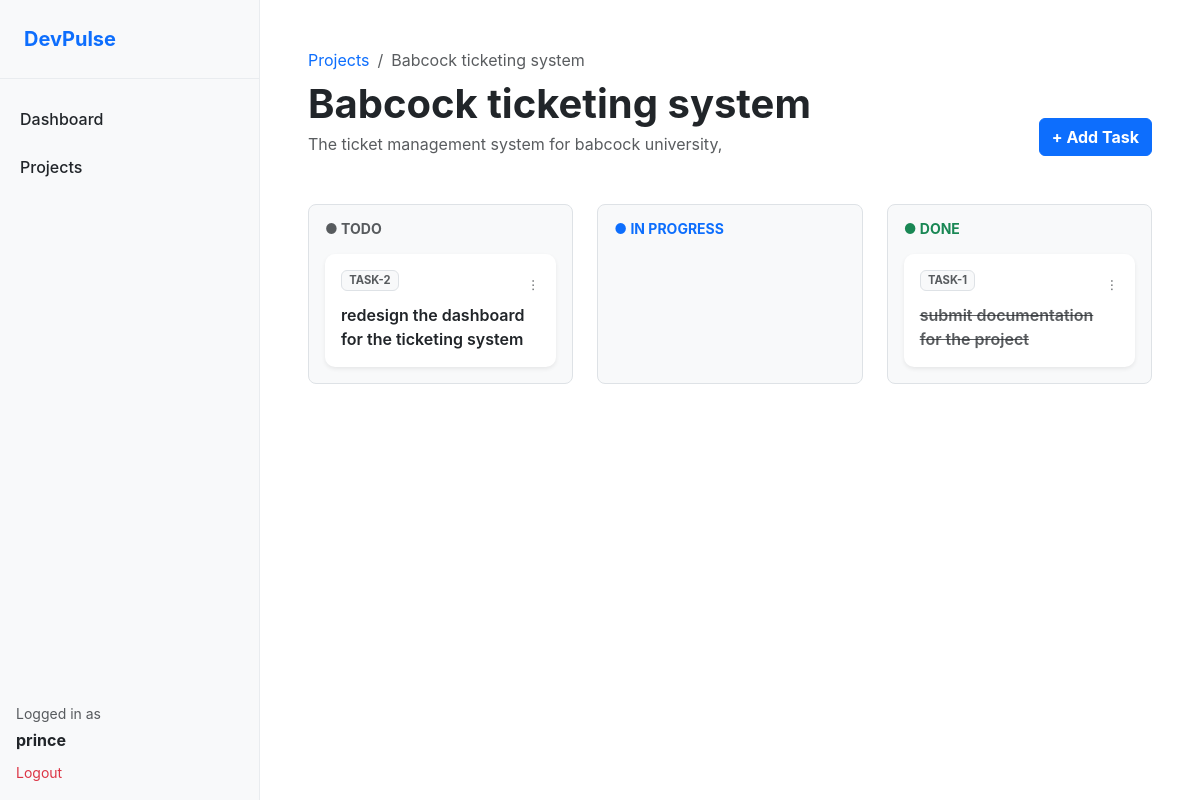
The app's page /project/1 (signed in) with its own data.
### tables this page shows
CREATE TABLE projects (
    id INTEGER PRIMARY KEY AUTOINCREMENT,
    name TEXT NOT NULL,
    description TEXT,
    owner_id INTEGER NOT NULL,
    created_at DATETIME DEFAULT CURRENT_TIMESTAMP, status TEXT DEFAULT 'Active',
    FOREIGN KEY (owner_id) REFERENCES users(id) ON DELETE CASCADE
);

CREATE TABLE tasks (
    id INTEGER PRIMARY KEY AUTOINCREMENT,
    project_id INTEGER NOT NULL,
    title TEXT NOT NULL,
    description TEXT,
    status TEXT DEFAULT 'Todo', -- Todo, In Progress, Done
    priority TEXT DEFAULT 'Medium', -- Low, Medium, High
    assignee_id INTEGER,
    created_at DATETIME DEFAULT CURRENT_TIMESTAMP,
    FOREIGN KEY (project_id) REFERENCES projects(id) ON DELETE CASCADE,
    FOREIGN KEY (assignee_id) REFERENCES users(id)
);

### app.py (the view)
@app.route("/project/<int:project_id>")
@login_required
def project_workspace(project_id):
    project = db.execute("SELECT * FROM projects WHERE id = ? AND owner_id = ?",
                         project_id, session["user_id"])
    if not project:
        return "Project not found or access denied", 404
    tasks = db.execute("SELECT * FROM tasks WHERE project_id = ? ORDER BY created_at DESC", project_id)
    return render_template("workspace.html", project=project[0], tasks=tasks)

### app.py (called while the page is built)
def login_required(f):
    @wraps(f)
    def decorated_function(*args, **kwargs):
        if session.get("user_id") is None:
            return redirect("/login")
        return f(*args, **kwargs)
    return decorated_function

@app.after_request
def after_request(response):
    response.headers["Cache-Control"] = "no-cache, no-store, must-revalidate"
    response.headers["Expires"] = 0
    response.headers["Pragma"] = "no-cache"
    return response

### templates/workspace.html (shortened to what this page needs)
{% extends "layout.html" %}
{% block main %}
<div class="mb-5">
    <nav aria-label="breadcrumb">
        <ol class="breadcrumb mb-2">
            <li class="breadcrumb-item"><a href="/projects" class="text-decoration-none">Projects</a></li>
            <li class="breadcrumb-item active">{{ project.name }}</li>
        </ol>
    </nav>
    <div class="d-flex justify-content-between align-items-end">
        <div>
            <h1 class="fw-bold tracking-tighter mb-1">{{ project.name }}</h1>
            <p class="text-muted mb-0">{{ project.description }}</p>
        </div>
        <button class="btn btn-primary fw-bold" data-bs-toggle="modal" data-bs-target="#addTaskModal">
            + Add Task
        </button>
    </div>
</div>
<div class="row g-4">
    <div class="col-md-4">
        <div class="bg-light p-3 rounded-3 border h-100">
            <h6 class="fw-bold text-uppercase small text-muted mb-3">● Todo</h6>
            <div class="d-flex flex-column gap-3">
                {% for task in tasks if task.status == 'Todo' %}
                <div class="card shadow-sm border-0 p-3" style="border-radius: 10px;">
                    <div class="d-flex justify-content-between align-items-start mb-2">
                        <span class="badge bg-light text-muted border small" style="font-size: 0.7rem;">TASK-{{ task.id
                            }}</span>
                        <div class="dropdown">
                            <button class="btn btn-sm text-muted p-0"
                                data-bs-toggle="dropdown"><small>⋮</small></button>
                        </div>
                    </div>
                    <p class="mb-0 fw-semibold text-dark">{{ task.title }}</p>
                </div>
                {% endfor %}
            </div>
        </div>
    </div>
    <div class="col-md-4">
        <div class="bg-light p-3 rounded-3 border h-100">
            <h6 class="fw-bold text-uppercase small text-primary mb-3">● In Progress</h6>
        </div>
    </div>
    <div class="col-md-4">
        <div class="bg-light p-3 rounded-3 border h-100">
            <h6 class="fw-bold text-uppercase small text-success mb-3">● Done</h6>
            <div class="d-flex flex-column gap-3">
                {% for task in tasks if task.status == 'Done' %}
                <div class="card shadow-sm border-0 p-3" style="border-radius: 10px;">
                    <div class="d-flex justify-content-between align-items-start mb-2">
                        <span class="badge bg-light text-muted border small" style="font-size: 0.7rem;">TASK-{{ task.id
                            }}</span>
                        <div class="dropdown">
                            <button class="btn btn-sm text-muted p-0"
                                data-bs-toggle="dropdown"><small>⋮</small></button>
                        </div>
                    </div>
                    <p class="mb-0 fw-semibold text-muted text-decoration-line-through">{{ task.title }}</p>
                </div>
                {% endfor %}
            </div>
        </div>
    </div>
</div>
{% endblock %}

### static/styles.css (style rules this page uses)
:root { --bg-main: #ffffff; --bg-sidebar: #f8f9fa; --border: #e9ecef; --text-main: #212529; --text-muted: #6c757d; --primary: #0d6efd; --sidebar-active: #e2e6ea; }
body { background-color: var(--bg-main); color: var(--text-main); font-family: 'Inter', -apple-system, sans-serif; margin: 0; }

### records on screen
projects: name "Babcock ticketing system", description "The ticket management system for babcock university,"
tasks: id "2", title "redesign the dashboard for the ticketing system"
tasks: id "1", title "submit documentation for the project"

### other values on screen
{{ session.username }} "prince"
